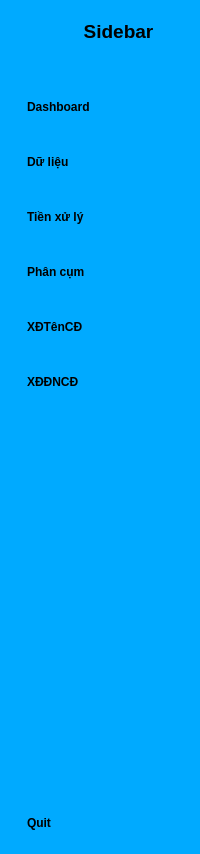
     <widget class="QWidget" name="widget_2" native="true">
      <property name="styleSheet">
       <string notr="true">QWidget {
	background-color: rgb(0, 170, 255);
}

QPushButton {
	border: none;
	height: 40px;
	text-align: left;
	padding-left: 16px;
	border-top-left-radius: 10px;
	border-bottom-left-radius:10px;
}

QPushButton:checked {
	background-color: rgb(255, 255, 255);
}</string>
      </property>
      <layout class="QVBoxLayout" name="verticalLayout_4">
       <property name="rightMargin">
        <number>0</number>
       </property>
       <item>
        <layout class="QHBoxLayout" name="horizontalLayout_2">
         <property name="rightMargin">
          <number>20</number>
         </property>
         <item>
          <widget class="QLabel" name="label_2">
           <property name="minimumSize">
            <size>
             <width>40</width>
             <height>40</height>
            </size>
           </property>
           <property name="maximumSize">
            <size>
             <width>40</width>
             <height>40</height>
            </size>
           </property>
           <property name="text">
            <string/>
           </property>
           <property name="pixmap">
            <pixmap resource="resources.qrc">:/icon/logo.png</pixmap>
           </property>
           <property name="scaledContents">
            <bool>true</bool>
           </property>
          </widget>
         </item>
         <item>
          <widget class="QLabel" name="label_3">
           <property name="font">
            <font>
             <pointsize>14</pointsize>
             <bold>true</bold>
            </font>
           </property>
           <property name="text">
            <string>Sidebar</string>
           </property>
           <property name="alignment">
            <set>Qt::AlignmentFlag::AlignCenter</set>
           </property>
          </widget>
         </item>
        </layout>
       </item>
       <item>
        <layout class="QVBoxLayout" name="verticalLayout_2">
         <property name="spacing">
          <number>15</number>
         </property>
         <property name="topMargin">
          <number>30</number>
         </property>
         <item>
          <widget class="QPushButton" name="dashboard_btn">
           <property name="font">
            <font>
             <bold>true</bold>
            </font>
           </property>
           <property name="text">
            <string>Dashboard</string>
           </property>
           <property name="icon">
            <iconset resource="resources.qrc">
             <normaloff>:/icon/dashboard.png</normaloff>:/icon/dashboard.png</iconset>
           </property>
           <property name="iconSize">
            <size>
             <width>26</width>
             <height>26</height>
            </size>
           </property>
           <property name="checkable">
            <bool>true</bool>
           </property>
           <property name="autoExclusive">
            <bool>true</bool>
           </property>
          </widget>
         </item>
         <item>
          <widget class="QPushButton" name="data_btn">
           <property name="font">
            <font>
             <bold>true</bold>
            </font>
           </property>
           <property name="text">
            <string>Dữ liệu</string>
           </property>
           <property name="icon">
            <iconset resource="resources.qrc">
             <normaloff>:/icon/database.png</normaloff>:/icon/database.png</iconset>
           </property>
           <property name="iconSize">
            <size>
             <width>26</width>
             <height>26</height>
            </size>
           </property>
           <property name="checkable">
            <bool>true</bool>
           </property>
           <property name="autoExclusive">
            <bool>true</bool>
           </property>
          </widget>
         </item>
         <item>
          <widget class="QPushButton" name="pre_data_btn">
           <property name="font">
            <font>
             <bold>true</bold>
            </font>
           </property>
           <property name="text">
            <string>Tiền xử lý</string>
           </property>
           <property name="icon">
            <iconset resource="resources.qrc">
             <normaloff>:/icon/document.png</normaloff>:/icon/document.png</iconset>
           </property>
           <property name="iconSize">
            <size>
             <width>26</width>
             <height>26</height>
            </size>
           </property>
           <property name="checkable">
            <bool>true</bool>
           </property>
           <property name="autoExclusive">
            <bool>true</bool>
           </property>
          </widget>
         </item>
         <item>
          <widget class="QPushButton" name="filter_btn">
           <property name="font">
            <font>
             <bold>true</bold>
            </font>
           </property>
           <property name="text">
            <string>Phân cụm</string>
           </property>
           <property name="icon">
            <iconset resource="resources.qrc">
             <normaloff>:/icon/filter.png</normaloff>:/icon/filter.png</iconset>
           </property>
           <property name="iconSize">
            <size>
             <width>26</width>
             <height>26</height>
            </size>
           </property>
           <property name="checkable">
            <bool>true</bool>
           </property>
           <property name="autoExclusive">
            <bool>true</bool>
           </property>
          </widget>
         </item>
         <item>
          <widget class="QPushButton" name="defi_btn">
           <property name="font">
            <font>
             <bold>true</bold>
            </font>
           </property>
           <property name="text">
            <string>XĐTênCĐ</string>
           </property>
           <property name="icon">
            <iconset resource="resources.qrc">
             <normaloff>:/icon/title.png</normaloff>:/icon/title.png</iconset>
           </property>
           <property name="iconSize">
            <size>
             <width>26</width>
             <height>26</height>
            </size>
           </property>
           <property name="checkable">
            <bool>true</bool>
           </property>
           <property name="autoExclusive">
            <bool>true</bool>
           </property>
          </widget>
         </item>
         <item>
          <widget class="QPushButton" name="hot_data">
           <property name="font">
            <font>
             <bold>true</bold>
            </font>
           </property>
           <property name="text">
            <string>XĐĐNCĐ</string>
           </property>
           <property name="icon">
            <iconset resource="resources.qrc">
             <normaloff>:/icon/hot.png</normaloff>:/icon/hot.png</iconset>
           </property>
           <property name="iconSize">
            <size>
             <width>26</width>
             <height>26</height>
            </size>
           </property>
           <property name="checkable">
            <bool>true</bool>
           </property>
           <property name="autoExclusive">
            <bool>true</bool>
           </property>
          </widget>
         </item>
        </layout>
       </item>
       <item>
        <spacer name="verticalSpacer_2">
         <property name="orientation">
          <enum>Qt::Orientation::Vertical</enum>
         </property>
         <property name="sizeHint" stdset="0">
          <size>
           <width>20</width>
           <height>395</height>
          </size>
         </property>
        </spacer>
       </item>
       <item>
        <widget class="QPushButton" name="pushButton_12">
         <property name="font">
          <font>
           <bold>true</bold>
          </font>
         </property>
         <property name="text">
          <string>Quit</string>
         </property>
         <property name="icon">
          <iconset resource="resources.qrc">
           <normaloff>:/icon/exit.png</normaloff>:/icon/exit.png</iconset>
         </property>
         <property name="iconSize">
          <size>
           <width>26</width>
           <height>26</height>
          </size>
         </property>
         <property name="checkable">
          <bool>true</bool>
         </property>
         <property name="autoExclusive">
          <bool>true</bool>
         </property>
        </widget>
       </item>
      </layout>
     </widget>
